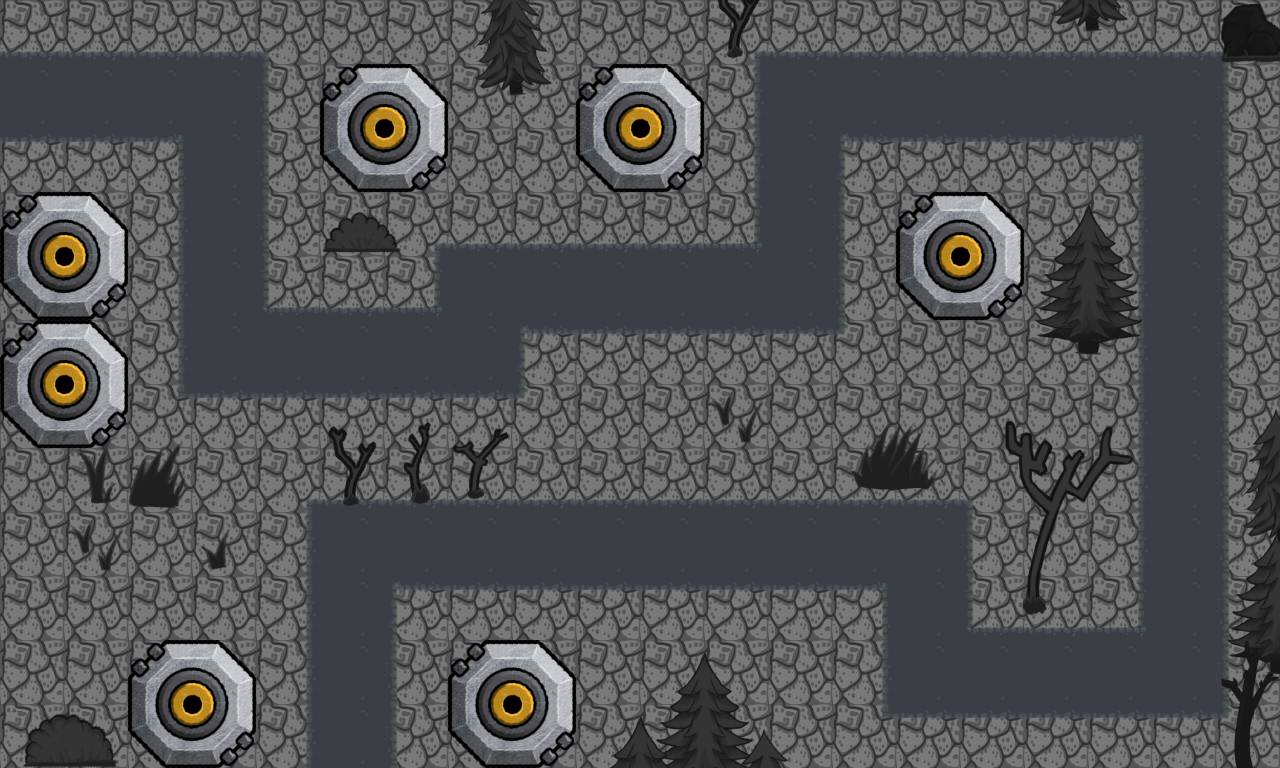

This game map was drawn from its Tiled (.tmx) file and the tilesets committed beside it. A one-line description and the full map source follow:
An orthogonal 20x12 tile map with 64x64 px tiles, 5 tile layers (Background, Path, Substructure, Details 1, ...), 1 hidden layer not drawn, 3 tilesets and 1 object.

<map version="1.10" tiledversion="1.10.0" orientation="orthogonal" renderorder="right-down" width="20" height="12" tilewidth="64" tileheight="64" infinite="0" nextlayerid="8" nextobjectid="2">
 <editorsettings>
  <export target="UnderworldLevel2.js" format="js" />
 </editorsettings>
 <tileset firstgid="1" source="../tsx/tilesetFromDesert.tsx" />
 <tileset firstgid="197" source="../tsx/UnderworldTileset.tsx" />
 <tileset firstgid="329" source="../../towers/tiled/Substructure.tsx" />
 <layer id="1" name="Background" width="20" height="12">
  <data encoding="csv">
19,19,19,19,19,19,19,19,19,19,19,19,19,19,19,19,19,19,19,19,
19,19,19,19,19,19,19,19,19,19,19,19,19,19,19,19,19,19,19,19,
19,19,19,19,19,19,19,19,19,19,19,19,19,19,19,19,19,19,19,19,
19,19,19,19,19,19,19,19,19,19,19,19,19,19,19,19,19,19,19,19,
19,19,19,19,19,19,19,19,19,19,19,19,19,19,19,19,19,19,19,19,
19,19,19,19,19,19,19,19,19,19,19,19,19,19,19,19,19,19,19,19,
19,19,19,19,19,19,19,19,19,19,19,19,19,19,19,19,19,19,19,19,
19,19,19,19,19,19,19,19,19,19,19,19,19,19,19,19,19,19,19,19,
19,19,19,19,19,19,19,19,19,19,19,19,19,19,19,19,19,19,19,19,
19,19,19,19,19,19,19,19,19,19,19,19,19,19,19,19,19,19,19,19,
19,19,19,19,19,19,19,19,19,19,19,19,19,19,19,19,19,19,19,19,
19,19,19,19,19,19,19,19,19,19,19,19,19,19,19,19,19,19,19,19
</data>
 </layer>
 <layer id="2" name="Path" width="20" height="12">
  <data encoding="csv">
200,200,200,200,201,0,0,0,0,0,0,199,200,200,200,200,200,200,200,201,
212,212,212,212,213,0,0,0,0,0,0,211,212,212,212,212,212,212,212,213,
224,224,236,212,213,0,0,0,0,0,0,211,212,235,224,224,224,236,212,213,
0,0,211,212,213,0,199,200,200,200,200,248,212,213,0,0,0,211,212,213,
0,0,211,212,247,200,248,212,212,212,212,212,212,213,0,0,0,211,212,213,
0,0,211,212,212,212,212,212,235,224,224,224,224,225,0,0,0,211,212,213,
0,0,223,224,224,224,224,224,225,0,0,0,0,0,0,0,0,211,212,213,
0,0,0,0,199,200,200,200,200,200,200,200,200,200,200,201,0,211,212,213,
0,0,0,0,211,212,212,212,212,212,212,212,212,212,212,213,0,211,212,213,
0,0,0,0,211,212,235,224,224,224,224,224,224,236,212,247,200,248,212,213,
0,0,0,0,211,212,213,0,0,0,0,0,0,211,212,212,212,212,212,213,
0,0,0,0,211,212,213,0,0,0,0,0,0,223,224,224,224,224,224,225
</data>
 </layer>
 <layer id="3" name="Placement" width="20" height="12" visible="0">
  <data encoding="csv">
0,0,0,0,0,0,0,0,0,0,0,0,0,0,0,0,0,0,0,0,
0,0,0,0,0,318,0,0,0,318,0,0,0,0,0,0,0,0,0,0,
0,0,0,0,0,0,0,0,0,0,0,0,0,0,0,0,0,0,0,0,
318,0,0,0,0,0,0,0,0,0,0,0,0,0,318,0,0,0,0,0,
0,0,0,0,0,0,0,0,0,0,0,0,0,0,0,0,0,0,0,0,
318,0,0,0,0,0,0,0,0,0,0,0,0,0,0,0,0,0,0,0,
0,0,0,0,0,0,0,0,0,0,0,0,0,0,0,0,0,0,0,0,
0,0,0,0,0,0,0,0,0,0,0,0,0,0,0,0,0,0,0,0,
0,0,0,0,0,0,0,0,0,0,0,0,0,0,0,0,0,0,0,0,
0,0,0,0,0,0,0,0,0,0,0,0,0,0,0,0,0,0,0,0,
0,0,318,0,0,0,0,318,0,0,0,0,0,0,0,0,0,0,0,0,
0,0,0,0,0,0,0,0,0,0,0,0,0,0,0,0,0,0,0,0
</data>
 </layer>
 <layer id="7" name="Substructure" width="20" height="12">
  <data encoding="csv">
0,0,0,0,0,0,0,0,0,0,0,0,0,0,0,0,0,0,0,0,
0,0,0,0,0,329,330,0,0,329,330,0,0,0,0,0,0,0,0,0,
0,0,0,0,0,331,332,0,0,331,332,0,0,0,0,0,0,0,0,0,
329,330,0,0,0,0,0,0,0,0,0,0,0,0,329,330,0,0,0,0,
331,332,0,0,0,0,0,0,0,0,0,0,0,0,331,332,0,0,0,0,
329,330,0,0,0,0,0,0,0,0,0,0,0,0,0,0,0,0,0,0,
331,332,0,0,0,0,0,0,0,0,0,0,0,0,0,0,0,0,0,0,
0,0,0,0,0,0,0,0,0,0,0,0,0,0,0,0,0,0,0,0,
0,0,0,0,0,0,0,0,0,0,0,0,0,0,0,0,0,0,0,0,
0,0,0,0,0,0,0,0,0,0,0,0,0,0,0,0,0,0,0,0,
0,0,329,330,0,0,0,329,330,0,0,0,0,0,0,0,0,0,0,0,
0,0,331,332,0,0,0,331,332,0,0,0,0,0,0,0,0,0,0,0
</data>
 </layer>
 <layer id="4" name="Details 1" width="20" height="12">
  <data encoding="csv">
0,0,0,0,0,0,0,0,0,0,0,0,0,0,0,0,0,0,0,0,
0,0,0,0,0,0,0,0,0,0,0,0,0,0,0,0,0,0,0,0,
0,0,0,0,0,0,0,0,0,0,0,0,0,0,0,0,0,0,0,0,
0,0,0,0,0,0,0,0,0,0,0,0,0,0,0,0,0,0,0,0,
0,0,0,0,0,0,0,0,0,0,0,0,0,0,0,0,0,0,0,0,
0,0,0,0,0,0,0,0,0,0,0,0,0,0,0,0,0,0,0,0,
0,0,0,0,0,0,0,0,0,0,0,0,0,0,0,0,0,0,0,0,
0,0,0,0,0,0,0,0,0,0,0,0,0,0,0,0,0,0,0,0,
0,0,0,0,0,0,0,0,0,0,0,0,0,0,0,0,0,0,0,270,
0,0,0,0,0,0,0,0,0,0,0,0,0,0,0,0,0,0,0,282,
0,0,0,0,0,0,0,0,0,0,270,271,0,0,0,0,0,0,0,294,
0,0,0,0,0,0,0,0,0,0,282,283,0,0,0,0,0,0,0,0
</data>
 </layer>
 <layer id="5" name="Details 2" width="20" height="12">
  <data encoding="csv">
0,0,0,0,0,0,0,284,285,0,0,277,0,0,0,0,296,297,0,227,
0,0,0,0,0,0,0,296,297,0,0,0,0,0,0,0,0,0,0,0,
0,0,0,0,0,0,0,0,0,0,0,0,0,0,0,0,0,0,0,0,
0,0,0,0,0,202,203,0,0,0,0,0,0,0,0,0,270,271,0,0,
0,0,0,0,0,0,0,0,0,0,0,0,0,0,0,0,282,283,0,0,
0,0,0,0,0,0,0,0,0,0,0,0,0,0,0,0,294,295,0,0,
237,238,239,0,0,265,266,267,0,0,0,217,0,219,220,262,263,264,0,272,
249,250,251,0,0,277,278,279,0,0,0,0,0,231,232,274,275,276,0,284,
0,217,0,230,0,0,0,0,0,0,0,0,0,0,0,286,287,288,0,296,
0,0,0,0,0,0,0,0,0,0,0,0,0,0,0,298,299,300,0,0,
0,0,0,0,0,0,0,0,0,0,0,0,0,0,0,0,0,0,0,289,
214,215,0,0,0,0,0,0,0,270,271,272,273,0,0,0,0,0,0,301
</data>
 </layer>
 <objectgroup id="6" name="Way" visible="0">
  <object id="1" x="0" y="0">
   <polyline points="0,0 -256,0 -256,960 351.333,960 352.667,546 930,546.667 928.667,676.667 1187,676 1186.67,95 800.333,94 800,290 480,290 480,358 223,356 224,95 -90,97" />
  </object>
 </objectgroup>
</map>